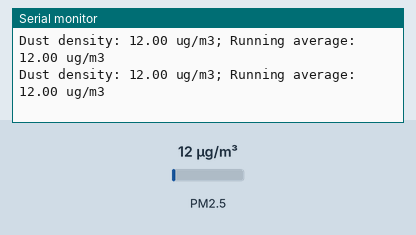
A sketch run on a simulated Arduino Uno, built with avr-gcc and run on an emulated ATmega328P. Shown: the last lines printed to the serial monitor. The inputs (shaded band) are chosen by the test bench; at power-on: PM2.5 12 µg/m³.

Above: at 1.2 s.
1.3 s: PM2.5 set to 6 µg/m³
At 2.5 s:
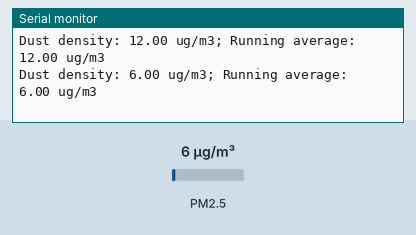
2.8 s: PM2.5 set to 75 µg/m³
At 3.8 s:
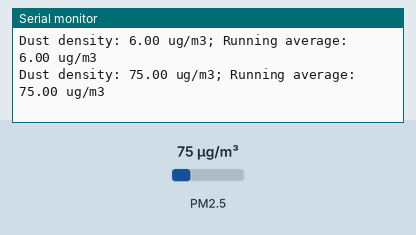
Timing chart, 0 to 5.8 s (numbered marks = the images above; inputs shaded):
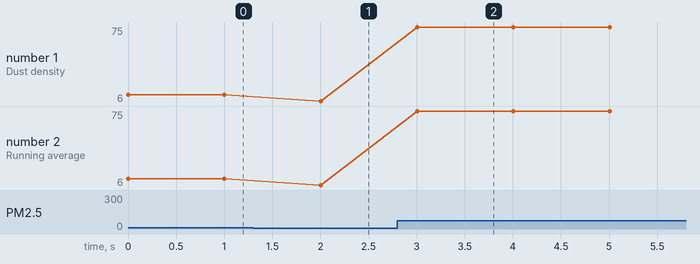

The sketch:

SharpGp2y10.ino
```cpp
#include <GP2YDustSensor.h>

int measurePin = A0;
int ledPin = 2;

GP2YDustSensor dustSensor(GP2YDustSensorType::GP2Y1014AU0F, ledPin, measurePin);

void setup() {
  // put your setup code here, to run once:
  Serial.begin(9600);
  dustSensor.begin();
}

void loop() {
  // put your main code here, to run repeatedly:
  Serial.print("Dust density: ");
  Serial.print(dustSensor.getDustDensity());
  Serial.print(" ug/m3; Running average: ");
  Serial.print(dustSensor.getRunningAverage());
  Serial.println(" ug/m3");
  delay(1000);
}
```

Measured:
- after the input at 1.3 s, the serial monitor: prints a new line after 0.70 s (image 1)
- after the input at 2.8 s, the serial monitor: prints a new line after 0.20 s (image 2)
- plotted number 1: 12 → 6 after the input at 1.3 s, 6 → 75 after the input at 2.8 s
- plotted number 2: 12 → 6 after the input at 1.3 s, 6 → 75 after the input at 2.8 s
